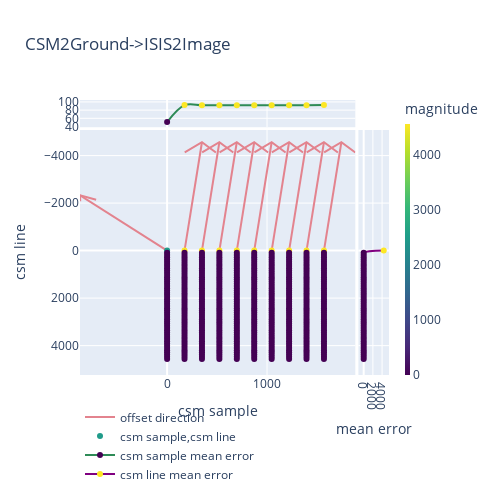

The notebook cell saved with this chart:
### Code cell
csm2isis_plot

### Figure 1 — Plotly figure (JSON) as saved in the notebook; plotly's stock layout.template omitted (floating-point values rounded to 4 significant figures; data arrays with more than 128 entries replaced by an {"elided": "..."} marker saying what was removed)
{"data": [{"line": {"color": "#e3838e"}, "mode": "lines", "name": "offset direction", "type": "scatter", "x": {"elided": "3500 float values"}, "xaxis": "x3", "y": {"elided": "3500 float values"}, "yaxis": "y3"}, {"customdata": {"elided": "500x8 float values"}, "hovertext": {"elided": "500 str values"}, "marker": {"color": {"elided": "500 float values"}, "colorbar": {"outlinewidth": 0, "thickness": 5, "title": {"text": "magnitude"}, "ypad": 0}, "colorscale": [[0, "#440154"], [0.1111, "#482878"], [0.2222, "#3e4989"], [0.3333, "#31688e"], [0.4444, "#26828e"], [0.5556, "#1f9e89"], [0.6667, "#35b779"], [0.7778, "#6ece58"], [0.8889, "#b5de2b"], [1, "#fde725"]]}, "mode": "markers", "name": "csm sample,csm line", "type": "scatter", "x": {"elided": "500 float values"}, "xaxis": "x3", "y": {"elided": "500 float values"}, "yaxis": "y3"}, {"customdata": [[0, 2281.0, 17.57, 2327.0, -17.57, -45.56, 50.7, 1.643], [174.4, 2281.0, 171.1, 2372.0, 3.258, -90.36, 92.21, 1.758], [348.8, 2281.0, 345.6, 2372.0, 3.209, -90.49, 92.1, 1.853], [523.2, 2281.0, 520.0, 2372.0, 3.188, -90.63, 91.99, 1.95], [697.6, 2281.0, 694.4, 2372.0, 3.183, -90.78, 91.86, 2.07], [872, 2281.0, 868.8, 2372.0, 3.186, -90.93, 91.75, 2.248], [1046.0, 2281.0, 1043.0, 2372.0, 3.188, -90.8, 91.86, 2.07], [1221.0, 2281.0, 1218.0, 2372.0, 3.199, -90.65, 91.98, 1.939], [1395.0, 2281.0, 1392.0, 2372.0, 3.23, -90.5, 92.1, 1.83], [1570.0, 2281.0, 1566.0, 2372.0, 3.288, -90.37, 92.2, 1.724]], "line": {"color": "seagreen", "shape": "spline"}, "marker": {"color": [50.7, 92.21, 92.1, 91.99, 91.86, 91.75, 91.86, 91.98, 92.1, 92.2], "colorscale": [[0, "#440154"], [0.1111, "#482878"], [0.2222, "#3e4989"], [0.3333, "#31688e"], [0.4444, "#26828e"], [0.5556, "#1f9e89"], [0.6667, "#35b779"], [0.7778, "#6ece58"], [0.8889, "#b5de2b"], [1, "#fde725"]]}, "mode": "lines+markers", "name": "csm sample mean error", "type": "scatter", "x": [0, 174.4, 348.8, 523.2, 697.6, 872, 1046.0, 1221.0, 1395.0, 1570.0], "xaxis": "x", "y": [50.7, 92.21, 92.1, 91.99, 91.86, 91.75, 91.86, 91.98, 92.1, 92.2], "yaxis": "y"}, {"customdata": {"elided": "50x8 float values"}, "line": {"color": "purple", "shape": "spline"}, "marker": {"color": [4358.0, 0.738, 0.7358, 0.7369, 0.7376, 0.7382, 0.7363, 0.738, 0.7376, 0.7381, 0.7381, 0.7389, 0.7379, 0.7401, 0.739, 0.74, 0.7388, 0.7395, 0.7379, 0.7398, 0.7399, 0.7398, 0.7399, 0.7399, 0.74, 0.7354, 0.7401, 0.7397, 0.7408, 0.74, 0.7398, 0.74, 0.7418, 0.739, 0.7394, 0.7376, 0.7391, 0.7389, 0.7396, 0.7401, 0.7388, 0.7385, 0.7391, 0.7394, 0.7394, 0.7398, 0.7396, 0.74, 0.7416, 0.7388], "colorscale": [[0, "#440154"], [0.1111, "#482878"], [0.2222, "#3e4989"], [0.3333, "#31688e"], [0.4444, "#26828e"], [0.5556, "#1f9e89"], [0.6667, "#35b779"], [0.7778, "#6ece58"], [0.8889, "#b5de2b"], [1, "#fde725"]]}, "mode": "lines+markers", "name": "csm line mean error", "type": "scatter", "x": [4358.0, 0.738, 0.7358, 0.7369, 0.7376, 0.7382, 0.7363, 0.738, 0.7376, 0.7381, 0.7381, 0.7389, 0.7379, 0.7401, 0.739, 0.74, 0.7388, 0.7395, 0.7379, 0.7398, 0.7399, 0.7398, 0.7399, 0.7399, 0.74, 0.7354, 0.7401, 0.7397, 0.7408, 0.74, 0.7398, 0.74, 0.7418, 0.739, 0.7394, 0.7376, 0.7391, 0.7389, 0.7396, 0.7401, 0.7388, 0.7385, 0.7391, 0.7394, 0.7394, 0.7398, 0.7396, 0.74, 0.7416, 0.7388], "xaxis": "x4", "y": [0, 93.12, 186.2, 279.4, 372.5, 465.6, 558.7, 651.8, 745.0, 838.1, 931.2, 1024.0, 1117.0, 1211.0, 1304.0, 1397.0, 1490.0, 1583.0, 1676.0, 1769.0, 1862.0, 1956.0, 2049.0, 2142.0, 2235.0, 2328, 2421.0, 2514.0, 2607.0, 2700.0, 2794.0, 2887.0, 2980.0, 3073.0, 3166.0, 3259.0, 3352.0, 3445.0, 3539.0, 3632.0, 3725.0, 3818.0, 3911.0, 4004.0, 4097.0, 4190.0, 4284.0, 4377.0, 4470.0, 4563.0], "yaxis": "y4"}], "layout": {"height": 500, "legend": {"orientation": "h"}, "showlegend": true, "title": {"text": "CSM2Ground->ISIS2Image"}, "width": 500, "xaxis": {"anchor": "y", "domain": [0, 0.891], "matches": "x3", "showticklabels": false}, "xaxis2": {"anchor": "y2", "domain": [0.901, 1], "matches": "x4", "showticklabels": false}, "xaxis3": {"anchor": "y3", "domain": [0, 0.891], "title": {"text": "csm sample"}}, "xaxis4": {"anchor": "y4", "domain": [0.901, 1], "title": {"text": "mean error"}}, "yaxis": {"anchor": "x", "domain": [0.901, 1]}, "yaxis2": {"anchor": "x2", "domain": [0.901, 1], "matches": "y", "showticklabels": false}, "yaxis3": {"anchor": "x3", "autorange": "reversed", "domain": [0, 0.891], "title": {"text": "csm line"}}, "yaxis4": {"anchor": "x4", "domain": [0, 0.891], "matches": "y3", "showticklabels": false}}}
